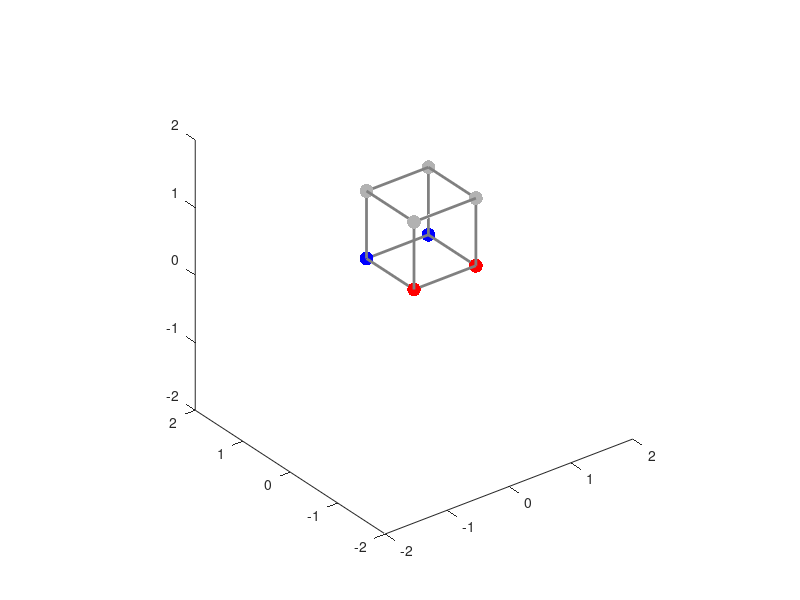

Recreate this plot in MATLAB.

close all

figure;


p1 = [0 0 0];
p2 = [1 0 0];
p3 = [0 1 0];
p4 = [1 1 0];
p5 = [0 0 1];
p6 = [1 0 1];
p7 = [0 1 1];
p8 = [1 1 1];

Points = [p1;p2;p3;p4;p5;p6;p7;p8];

%scatter3(Points(:,1),Points(:,2),Points(:,3),100,[0.7 0.7 0.7],'filled');
%hold on;

Points1 = [p1;p2;];
Points3 = [p3;p4] ;
Points2 = [p5;p6;p7;p8];
scatter3(Points1(:,1),Points1(:,2),Points1(:,3),100,[1 0 0],'filled');hold on;
scatter3(Points3(:,1),Points3(:,2),Points3(:,3),100,[0 0 1],'filled');hold on;
scatter3(Points2(:,1),Points2(:,2),Points2(:,3),100,[0.7 0.7 0.7],'filled');hold on;

if(0)
verts = [0 -.5 -.5; 0 -.5 .5; 0 .5 .5; 0 .5 -.5]*1.5;
trans = [1 1 1]*.25;
verts = bsxfun(@plus, verts,trans);

faces = [1 2 3 4];
p = patch('Faces',faces,'Vertices',verts,'FaceColor',[0.5 0.5 0.5], 'FaceAlpha',0.5);
dir = [0 0 1];
rotate(p,dir,45,trans);

dir = [1 -1 0];
rotate(p,dir,atan(1/2^0.5)*180/pi,trans);
end

axis square
grid off
l = 2;
c = [0.5 0.5 0.5];


line([0 1]',[0 0]',[0 0]','Color',c,'LineWidth',l);
line([0 1]',[1 1]',[0 0]','Color',c,'LineWidth',l);
line([1 1]',[0 1]',[0 0]','Color',c,'LineWidth',l);
line([0 0]',[0 1]',[0 0]','Color',c,'LineWidth',l);

line([0 1]',[0 0]',[1 1]','Color',c,'LineWidth',l);
line([0 1]',[1 1]',[1 1]','Color',c,'LineWidth',l);
line([1 1]',[0 1]',[1 1]','Color',c,'LineWidth',l);
line([0 0]',[0 1]',[1 1]','Color',c,'LineWidth',l);

line([0 0]',[0 0]',[0 1]','Color',c,'LineWidth',l);
line([0 0]',[1 1]',[0 1]','Color',c,'LineWidth',l);
line([1 1]',[0 0]',[0 1]','Color',c,'LineWidth',l);
line([1 1]',[1 1]',[0 1]','Color',c,'LineWidth',l);
% xlabel(['E' num2str(Electrodes(k,1))]);
% ylabel(['E' num2str(Electrodes(k,2))]);
% zlabel(['E' num2str(Electrodes(k,3))]);

xlim([-2 2])
ylim([-2 2])
zlim([-2 2])